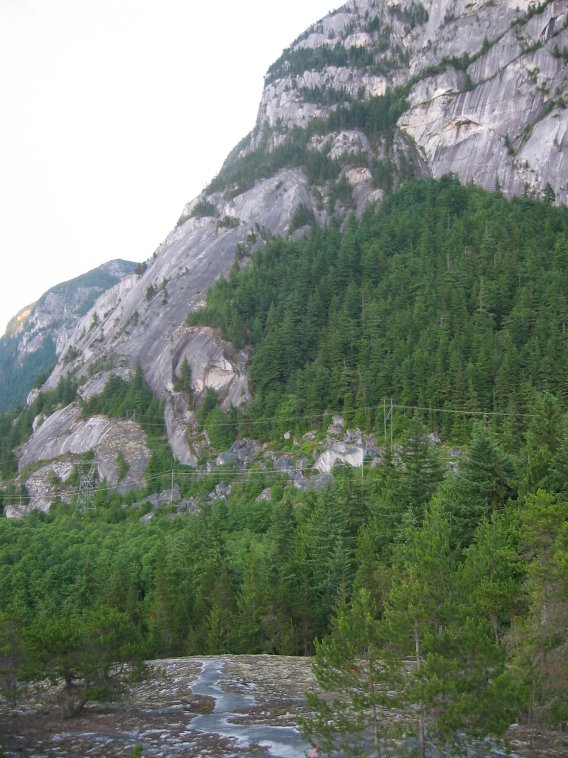
#> input picture mia-303_vision/1_Find interest points/data/test/100-0023_img.jpg, 568 x 758 px, given in place of imagen.jpg, which was not available
$ jupyter execute Actividad_Filtros_Espaciales.ipynb   (older library calls are emulated)
#> lines starting #> are read from the running program, lines starting #| are printed output that depends on the picture; after the words box and inside, x2 and y2 are one past the last pixel; in counts of white or black regions, pixels touching at a corner belong together; pictures that were not available may be replaced by others from this repository, and a replacement may not be noted
[cell 1]
import cv2
import numpy as np
import matplotlib.pyplot as plt
import os
from google.colab import files

# 1. Subir imagen
print("Subiendo imagen desde el equipo...")
uploaded = files.upload()
#> the answer given: 100-0023_img.jpg
original_filename = next(iter(uploaded))
os.rename(original_filename, "imagen.jpg")
print(f"Imagen '{original_filename}' renombrada a 'imagen.jpg'.")

# 2. Cargar imagen
imagen = cv2.imread("imagen.jpg")
#> imagen is the input picture: shape (758, 568, 3); mean B, G, R 116.1, 130, 119.3
imagen_rgb = cv2.cvtColor(imagen, cv2.COLOR_BGR2RGB)

# 3. Convertir a escala de grises
gris = cv2.cvtColor(imagen, cv2.COLOR_BGR2GRAY)
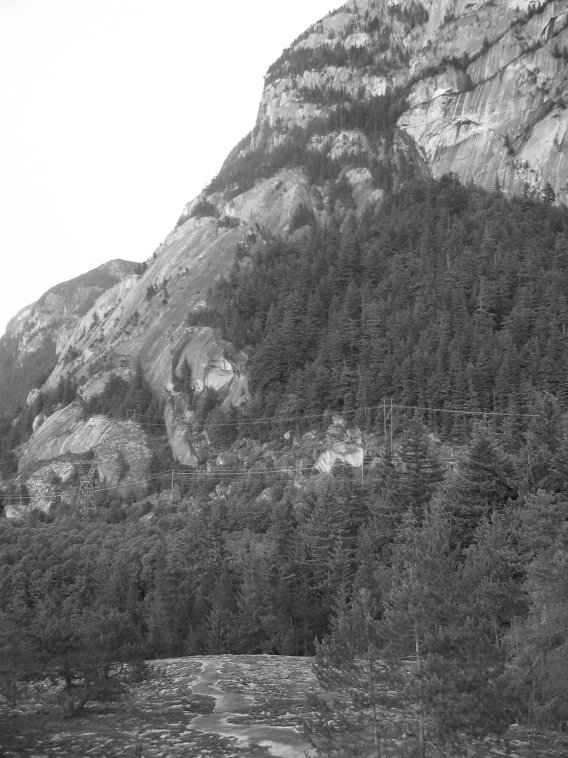
#> gris: shape (758, 568); min 11, max 255, mean 125.2

# 4. Aplicar Laplaciano para detección de bordes
laplaciano = cv2.Laplacian(gris, cv2.CV_64F)
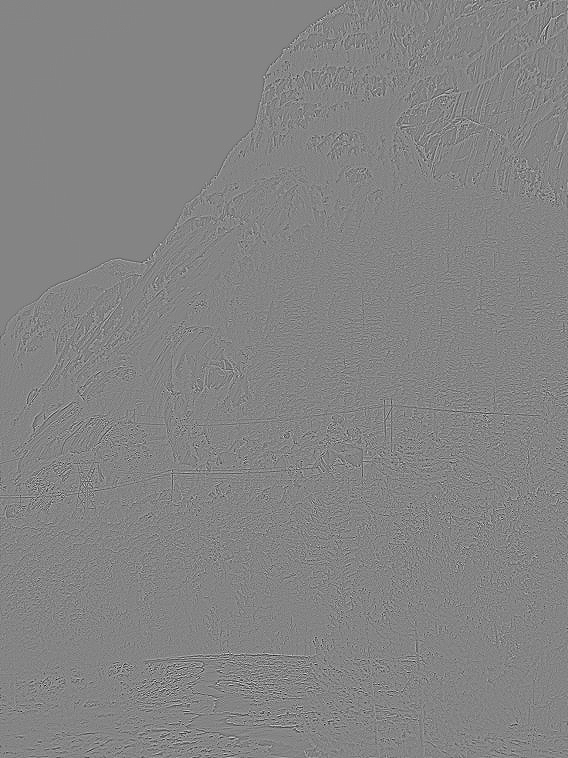
#> laplaciano: shape (758, 568) float64; min -287, max 265, mean 0; drawn with min black and max white
laplaciano = np.uint8(np.absolute(laplaciano))
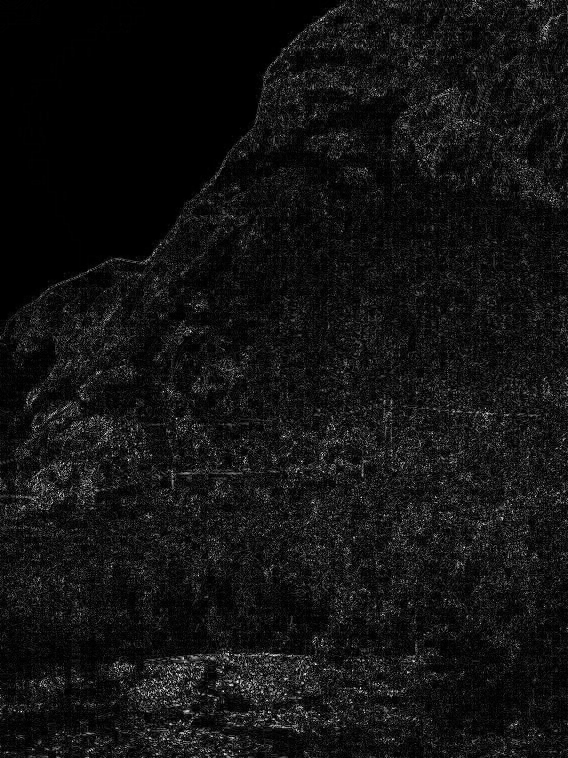
#> laplaciano: shape (758, 568); min 0, max 255, mean 18.6

# 5. Umbral para aislar bordes fuertes (pájaros)
_, mascara_bordes = cv2.threshold(laplaciano, 20, 255, cv2.THRESH_BINARY)
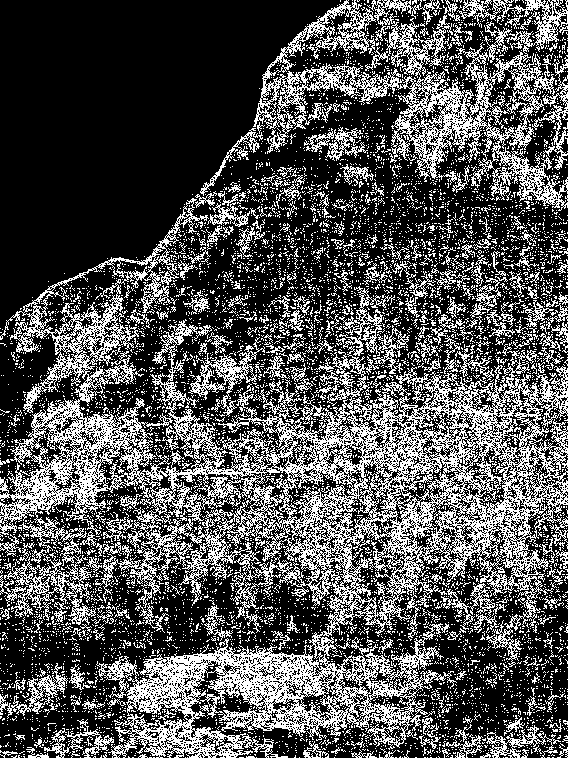
#> mascara_bordes: shape (758, 568); 32.5% white in thin lines or dots

# 6. Dilatar para agrandar los pájaros
kernel = np.ones((5,5), np.uint8)
mascara_bordes_dilatada = cv2.dilate(mascara_bordes, kernel, iterations=2)
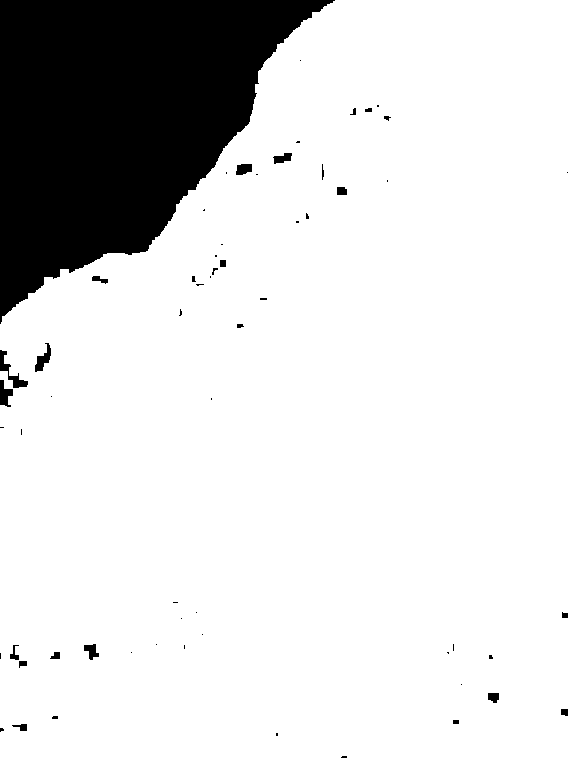
#> mascara_bordes_dilatada: shape (758, 568); 85% white; 61 black regions (38 under 20 px), largest, box (x1, y1, x2, y2) and area: (0, 0, 335, 324) 62335, (0, 350, 28, 388) 291, (35, 343, 51, 372) 211

# 7. Crear fondo suavizado
suavizado = cv2.medianBlur(gris, 21)
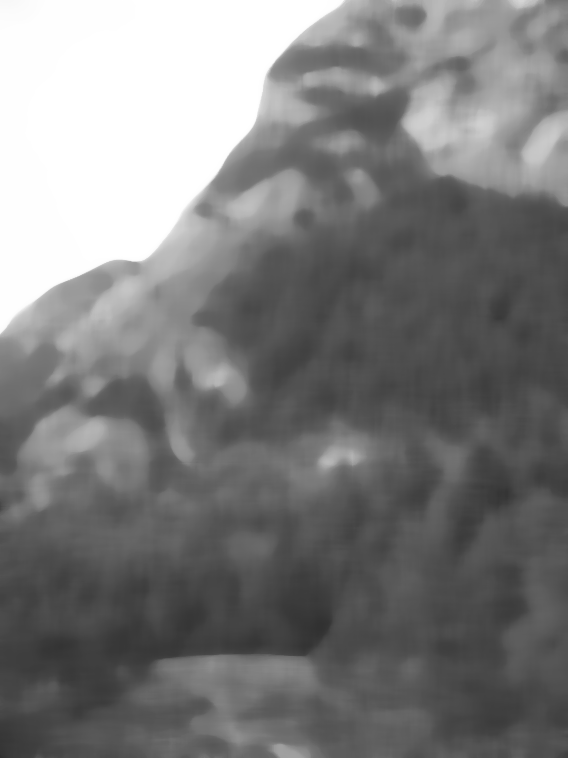
#> suavizado: shape (758, 568); min 47, max 255, mean 124.5

# 8. Reemplazar áreas de pájaros con fondo suavizado
resultado = np.where(mascara_bordes_dilatada==255, suavizado, gris)

# 9. Convertir para visualizar
resultado_rgb = cv2.merge([resultado, resultado, resultado])

# 10. Mostrar resultados
plt.figure(figsize=(20,8))

plt.subplot(1,5,1)
plt.title('Original')
plt.imshow(imagen_rgb)
plt.axis('off')

plt.subplot(1,5,2)
plt.title('Laplaciano (bordes)')
plt.imshow(laplaciano, cmap='gray')
plt.axis('off')

plt.subplot(1,5,3)
plt.title('Máscara de Bordes')
plt.imshow(mascara_bordes, cmap='gray')
plt.axis('off')

plt.subplot(1,5,4)
plt.title('Máscara Dilatada')
plt.imshow(mascara_bordes_dilatada, cmap='gray')
plt.axis('off')

plt.subplot(1,5,5)
plt.title('Resultado Final')
plt.imshow(resultado_rgb)
plt.axis('off')

plt.show()
